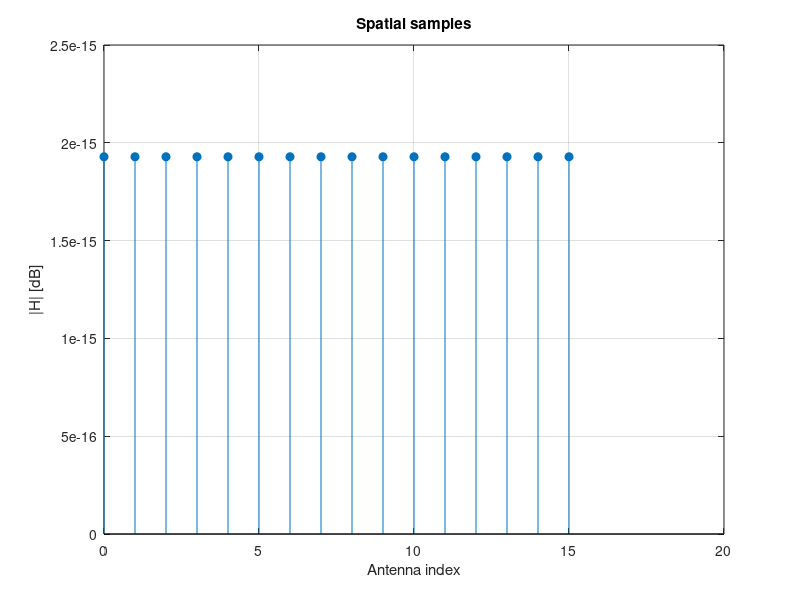
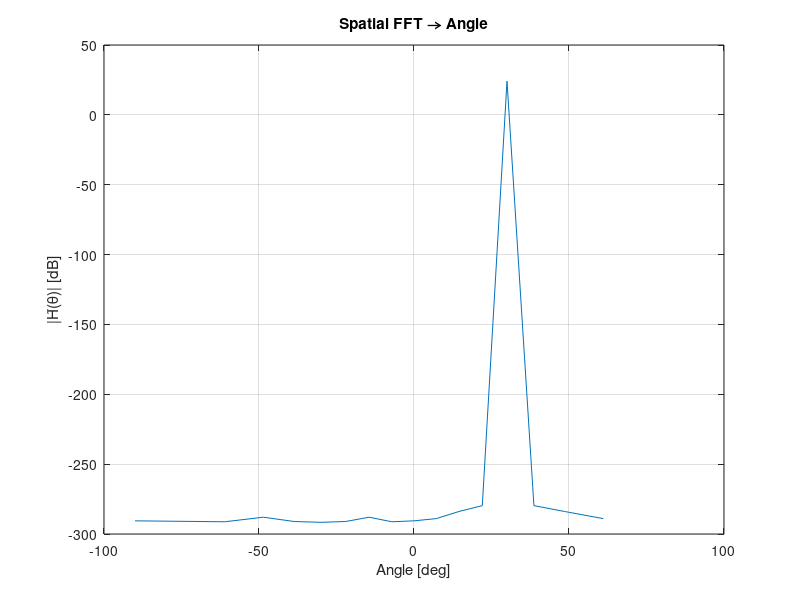

The MATLAB source for these figures, in order:
clear; clc; close all;
A = 16;                                   % تعداد آنتنهای BS
fc = 2.6e9; c = 3e8; lambda = c/fc;
d = lambda/2;                             % فاصله بین المنتها
theta_deg = 30;                           % زاویه ورود
theta = deg2rad(theta_deg);

n = 0:A-1;                                % ایندکس آنتنها
a_theta = exp(1j*2*pi*(d/lambda)*sin(theta)*n);   % بردار هد
Hfa = a_theta;                            % کانال فضایی (یک مسیر)

% FFT فضایی و نگاشت به زاویه
H_fft = fftshift(fft(Hfa));               % فرکانس فضایی
sf = (-floor(A/2):ceil(A/2)-1)/A;         % cycles/element
sin_th = max(min(sf*(lambda/d),1),-1);
ang = asind(sin_th);

figure; stem(0:A-1, 20*log10(abs(Hfa)+eps),'filled'); grid on;
xlabel('Antenna index'); ylabel('|H| [dB]'); title('Spatial samples');

figure; plot(ang, 20*log10(abs(H_fft)+eps)); grid on;
xlabel('Angle [deg]'); ylabel('|H̃(\theta)| [dB]'); title('Spatial FFT → Angle');
